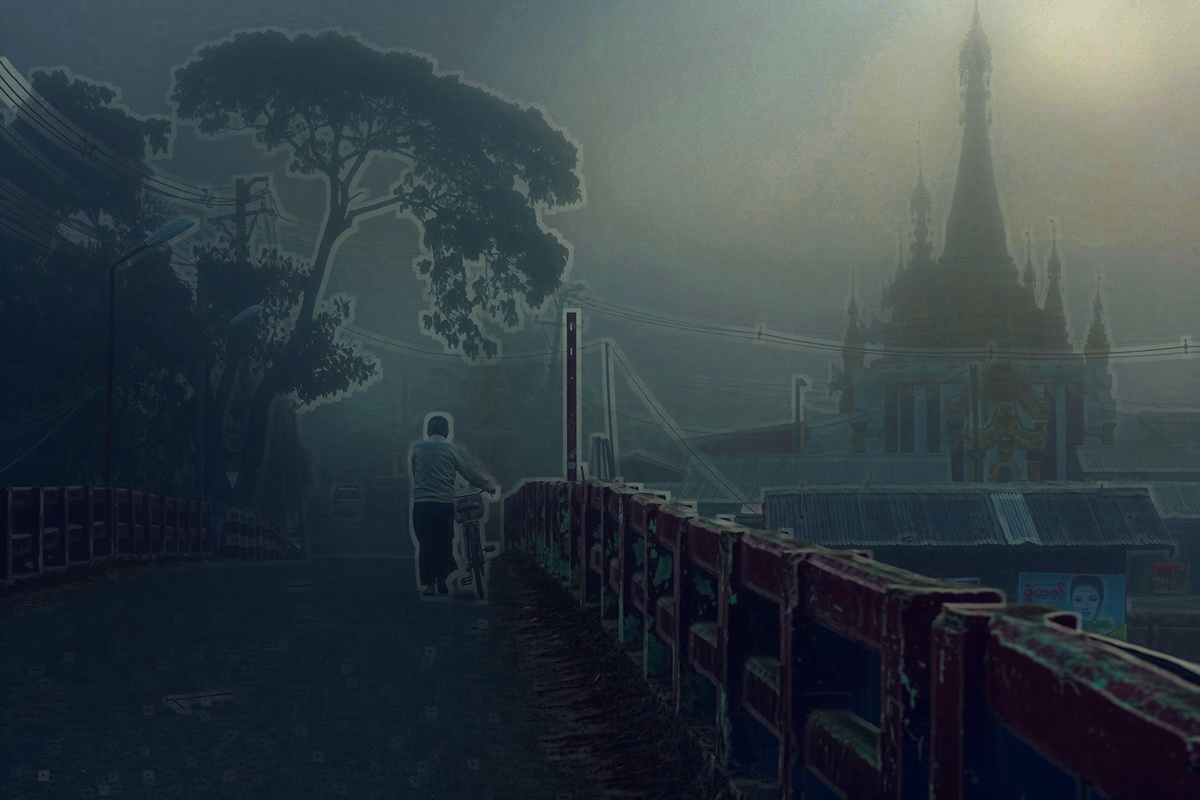
#> input picture archived/dehazed_image_person.jpg, 1200 x 800 px, given in place of the camera
$ python webcamcv.py
#> lines starting #> are read from the running program, lines starting #| are printed output that depends on the picture; after the words box and inside, x2 and y2 are one past the last pixel; in counts of white or black regions, pixels touching at a corner belong together
import cv2
import numpy as np

def dark_channel(im, size=10):
    """Computes the dark channel of the image."""
    min_channel = cv2.erode(im, np.ones((size, size)))
    dark_channel = np.min(min_channel, axis=2)
    return dark_channel

def estimate_atmospheric_light(im, dark_channel):
    """Estimates atmospheric light from the dark channel."""
    num_pixels = dark_channel.size
    num_brightest = int(max(num_pixels / 1000, 1))  # Avoid zero division
    dark_vector = dark_channel.reshape(num_pixels)
    indices = np.argsort(dark_vector)[-num_brightest:]  # Get indices of the brightest
    atmospheric_light = np.mean(im.reshape(num_pixels, 3)[indices], axis=0)
    return atmospheric_light

def transmission_estimation(im, atmospheric_light, omega=0.8):
    """Estimates the transmission map."""
    normalized_image = im.astype(np.float64) / atmospheric_light
    transmission = 1 - omega * dark_channel(normalized_image)
    return transmission

def recover_image(im, transmission, atmospheric_light, t0=0.1):
    """Recovers the haze-free image."""
    transmission = np.clip(transmission, t0, 1)
    recovered_image = (im.astype(np.float64) - atmospheric_light) / transmission[:, :, np.newaxis] + atmospheric_light
    recovered_image = np.clip(recovered_image, 0, 255).astype(np.uint8)  # Ensure valid pixel range
    return recovered_image

def dehaze_frame(frame):
    """Dehazes a single frame."""
    dark_channel_map = dark_channel(frame)
    atmospheric_light = estimate_atmospheric_light(frame, dark_channel_map)
    transmission_map = transmission_estimation(frame, atmospheric_light)
    recovered_image = recover_image(frame, transmission_map, atmospheric_light)
    return recovered_image

def outline_image(image):
    """Applies Canny edge detection to outline the image."""
    gray_image = cv2.cvtColor(image, cv2.COLOR_BGR2GRAY)
    edges = cv2.Canny(gray_image, threshold1=100, threshold2=200)
    edges_colored = cv2.cvtColor(edges, cv2.COLOR_GRAY2BGR)
    outlined_image = cv2.addWeighted(image, 0.7, edges_colored, 0.3, 0)
    return outlined_image

def enhance_contrast(image):
    """Enhances the contrast of the image."""
    lab = cv2.cvtColor(image, cv2.COLOR_BGR2LAB)
    l, a, b = cv2.split(lab)

    # Apply CLAHE to the L-channel
    clahe = cv2.createCLAHE(clipLimit=3.0, tileGridSize=(8, 8))
    l = clahe.apply(l)

    # Merge the channels and convert back to BGR
    lab = cv2.merge((l, a, b))
    enhanced_image = cv2.cvtColor(lab, cv2.COLOR_LAB2BGR)

    return enhanced_image

def main():
    """Main function to capture video from the webcam and dehaze frames."""
    cap = cv2.VideoCapture(0)

    if not cap.isOpened():
        print("Error: Could not open webcam.")
        return

    while True:
        ret, frame = cap.read()
#> frame is the input picture: shape (800, 1200, 3); mean B, G, R 69.7, 65, 54.2
        if not ret:
            print("Error: Failed to capture image.")
            break

        dehazed_frame = dehaze_frame(frame)
#> in dark_channel, `dark_channel = np.min(min_channel, axis=2)`:
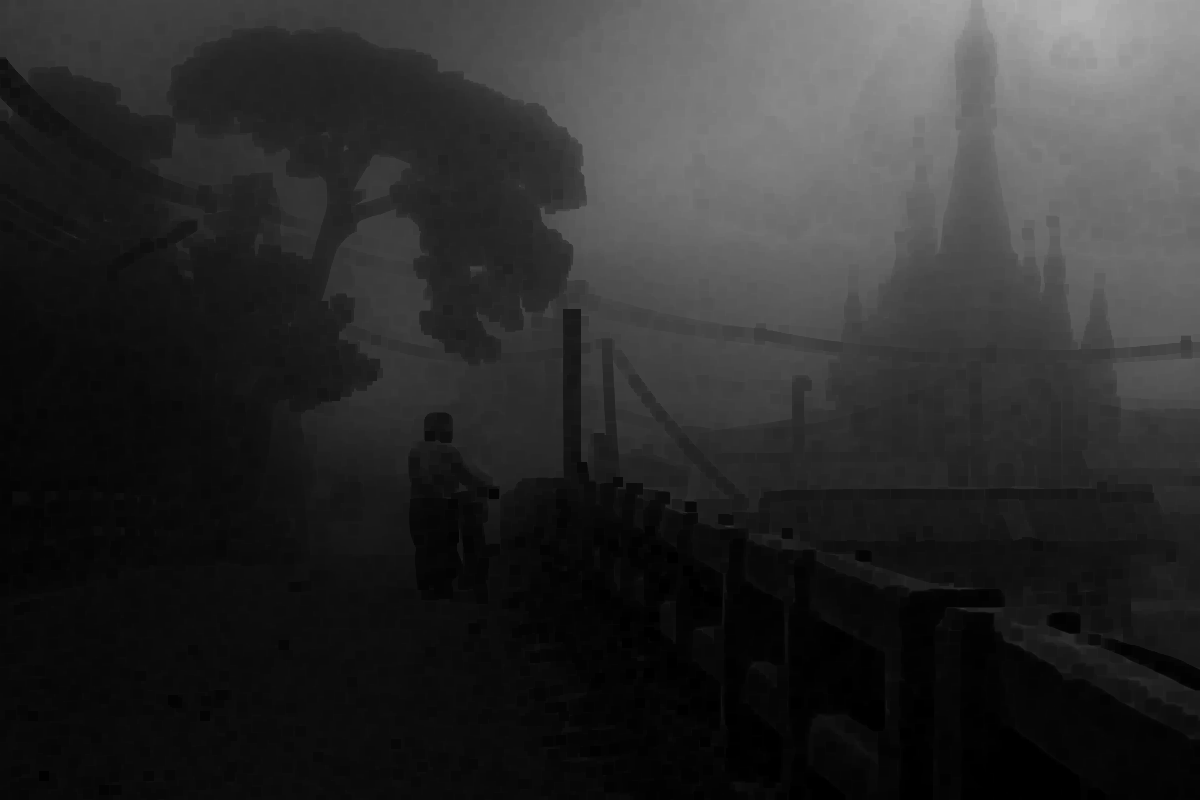
#> dark_channel: shape (800, 1200); min 0, max 178, mean 44.3
#> in estimate_atmospheric_light, `indices = np.argsort(dark_vector)[-num_brightest:]`: indices = 960 values, max 35888 at index 39, min 1014 at index 106, mean 15277.6
#> in estimate_atmospheric_light, `atmospheric_light = np.mean(im.reshape(num_pixels, 3)[indices], axis=0)`: atmospheric_light = [178, 205.8, 206.7]
        outlined_frame = outline_image(frame)
#> in outline_image, `edges = cv2.Canny(gray_image, threshold1=100, threshold2=200)`:
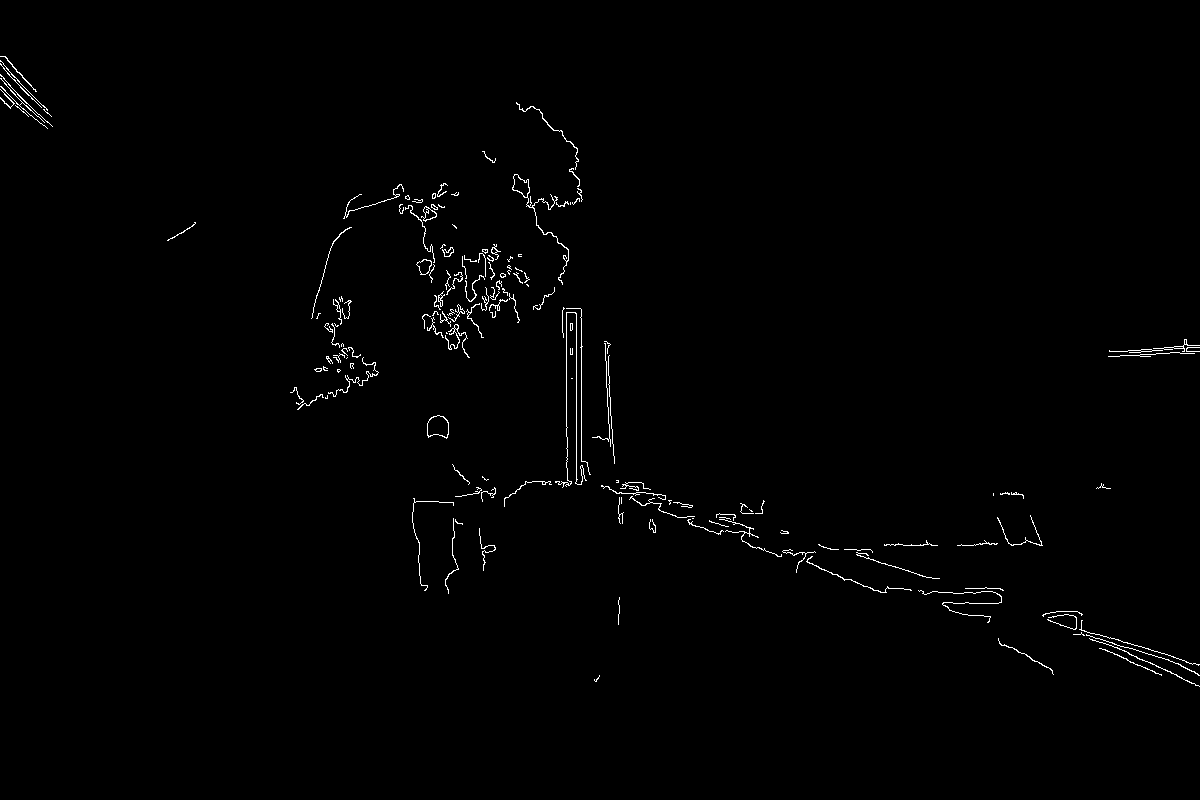
#> edges: shape (800, 1200); 0.82% white in thin lines or dots, all inside (x1, y1, x2, y2) = (0, 56, 1200, 687)
        outlined_dehazed_frame = outline_image(dehazed_frame)
#> in outline_image (call 2), `edges = cv2.Canny(gray_image, threshold1=100, threshold2=200)`: edges: shape (800, 1200); 1.3% white in thin lines or dots, all inside (x1, y1, x2, y2) = (0, 0, 1200, 715)

        # Apply contrast enhancement to the outlined dehazed image
        enhanced_outlined_dehazed_frame = enhance_contrast(outlined_dehazed_frame)
#> in enhance_contrast, `lab = cv2.cvtColor(image, cv2.COLOR_BGR2LAB)`: lab: shape (800, 1200, 3); mean of channels 0, 1, 2 26.4, 126.3, 122.4
#> in enhance_contrast, `l, a, b = cv2.split(lab)`:
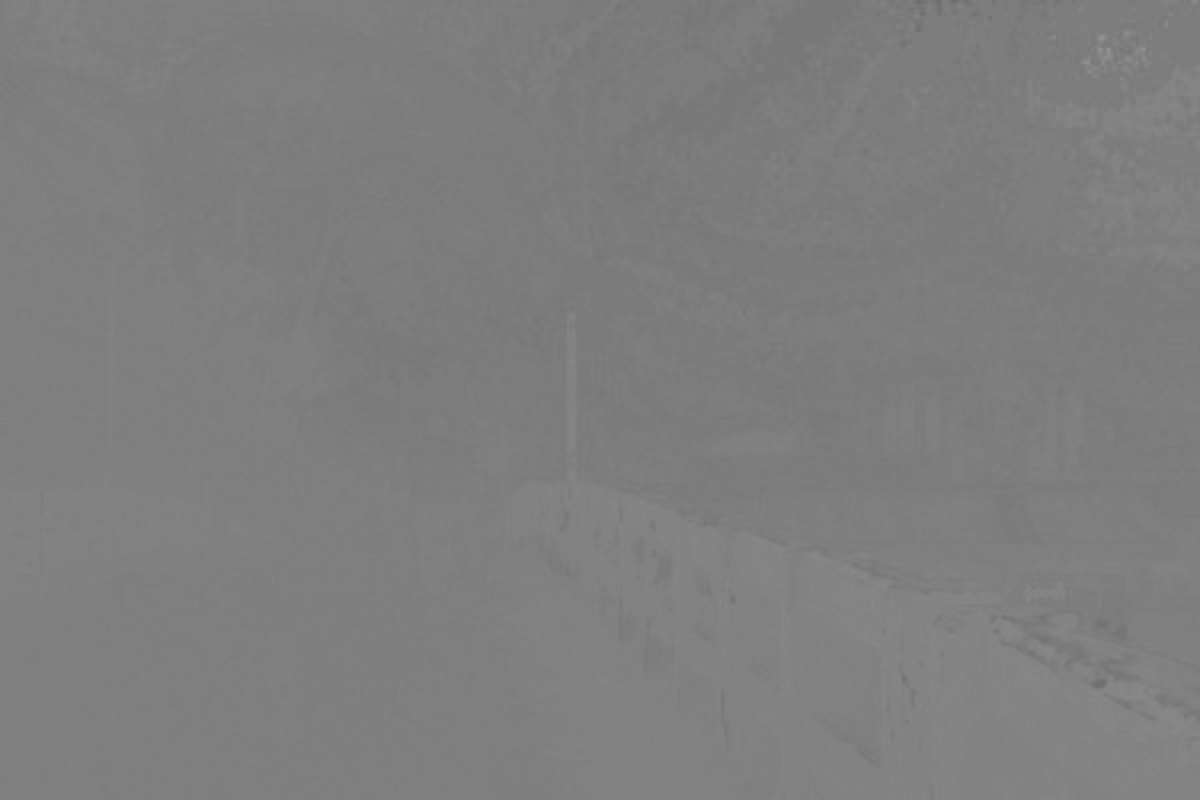
#> a: shape (800, 1200); min 110, max 147, mean 126.3
#> in enhance_contrast, `lab = cv2.merge((l, a, b))`: lab: shape (800, 1200, 3); mean of channels 0, 1, 2 48.6, 126.3, 122.4
#> in enhance_contrast, `enhanced_image = cv2.cvtColor(lab, cv2.COLOR_LAB2BGR)`:
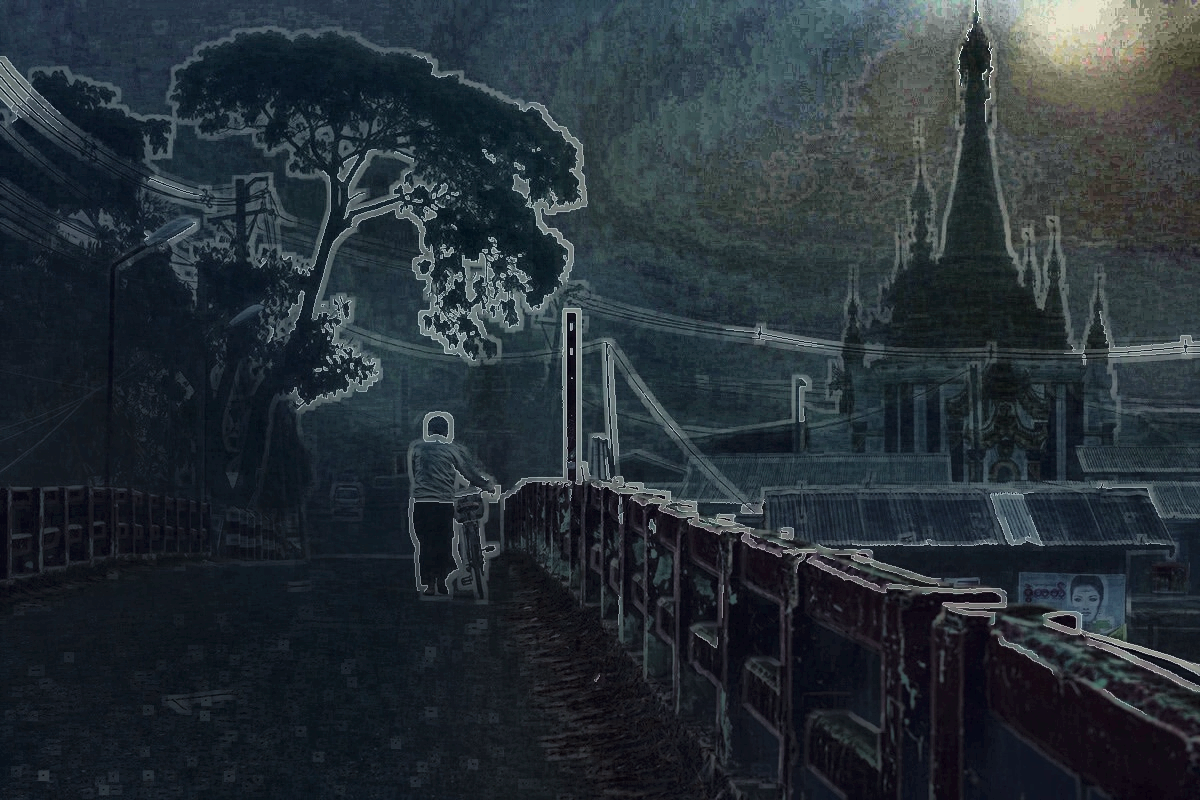
#> enhanced_image: shape (800, 1200, 3); mean B, G, R 55.3, 48.6, 39.5

        # Display the original, outlined, dehazed, and enhanced dehazed images
        cv2.imshow("Original Image", frame)
        cv2.imshow("Outlined Image", outlined_frame)
        cv2.imshow("Dehazed Image", dehazed_frame)
        cv2.imshow("Outlined Dehazed Image", outlined_dehazed_frame)
        cv2.imshow("Enhanced Outlined Dehazed Image", enhanced_outlined_dehazed_frame)

        if cv2.waitKey(1) & 0xFF == ord('q'):
#> (key q is pressed here)
            break

    cap.release()
    cv2.destroyAllWindows()

# Run the main function
if __name__ == "__main__":
    main()

$ run again, on archived/dehazed_image.png
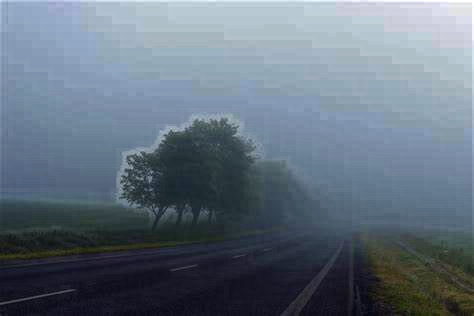
#> input picture archived/dehazed_image.png, 474 x 316 px, given in place of the camera
#> in main, frame is the input picture: shape (316, 474, 3); mean B, G, R 126.2, 112.7, 99.3
#> indices = 149 values, max 4739 at index 146, min 445 at index 40, mean 2240.8
#> in estimate_atmospheric_light, `atmospheric_light = np.mean(im.reshape(num_pixels, 3)[indices], axis=0)`: atmospheric_light = [242, 240.3, 239.6]
#> in outline_image, `edges = cv2.Canny(gray_image, threshold1=100, threshold2=200)`:
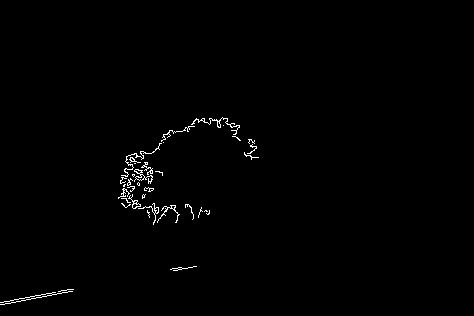
#> edges: shape (316, 474); 0.76% white in thin lines or dots, all inside (x1, y1, x2, y2) = (0, 117, 259, 305)
#> edges: shape (316, 474); 1.7% white in thin lines or dots
#> edges_colored: shape (316, 474, 3); 1.7% white in thin lines or dots
#> in enhance_contrast, `enhanced_image = cv2.cvtColor(lab, cv2.COLOR_LAB2BGR)`:
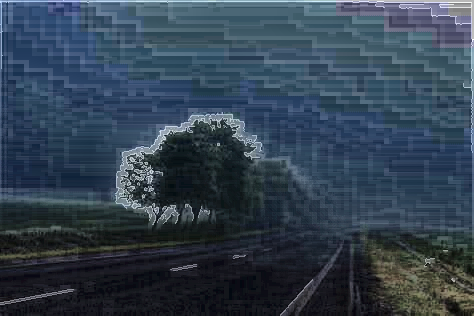
#> enhanced_image: shape (316, 474, 3); mean B, G, R 80.8, 65.8, 50.6
